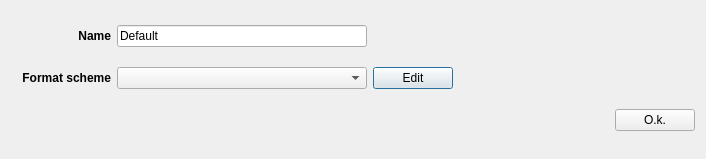
<?xml version="1.0" encoding="UTF-8"?>
<ui version="4.0">
 <class>PassProcessorDialog</class>
 <widget class="QDialog" name="PassProcessorDialog">
  <property name="geometry">
   <rect>
    <x>0</x>
    <y>0</y>
    <width>706</width>
    <height>159</height>
   </rect>
  </property>
  <property name="sizePolicy">
   <sizepolicy hsizetype="MinimumExpanding" vsizetype="MinimumExpanding">
    <horstretch>0</horstretch>
    <verstretch>0</verstretch>
   </sizepolicy>
  </property>
  <property name="windowTitle">
   <string>Antilog - Pass processor</string>
  </property>
  <property name="windowIcon">
   <iconset>
    <normaloff>:/artwork/artwork/icon.png</normaloff>:/artwork/artwork/icon.png</iconset>
  </property>
  <layout class="QVBoxLayout" name="verticalLayout">
   <item>
    <layout class="QHBoxLayout" name="iconLayout"/>
   </item>
   <item>
    <layout class="QHBoxLayout" name="horizontalLayout_2">
     <item>
      <widget class="QLabel" name="label_2">
       <property name="sizePolicy">
        <sizepolicy hsizetype="Fixed" vsizetype="Preferred">
         <horstretch>0</horstretch>
         <verstretch>0</verstretch>
        </sizepolicy>
       </property>
       <property name="minimumSize">
        <size>
         <width>100</width>
         <height>0</height>
        </size>
       </property>
       <property name="font">
        <font>
         <weight>75</weight>
         <bold>true</bold>
        </font>
       </property>
       <property name="text">
        <string>Name</string>
       </property>
       <property name="alignment">
        <set>Qt::AlignRight|Qt::AlignTrailing|Qt::AlignVCenter</set>
       </property>
      </widget>
     </item>
     <item>
      <widget class="QLineEdit" name="name">
       <property name="sizePolicy">
        <sizepolicy hsizetype="Fixed" vsizetype="Fixed">
         <horstretch>0</horstretch>
         <verstretch>0</verstretch>
        </sizepolicy>
       </property>
       <property name="minimumSize">
        <size>
         <width>250</width>
         <height>0</height>
        </size>
       </property>
       <property name="text">
        <string>Default</string>
       </property>
      </widget>
     </item>
     <item>
      <spacer name="horizontalSpacer_2">
       <property name="orientation">
        <enum>Qt::Horizontal</enum>
       </property>
       <property name="sizeHint" stdset="0">
        <size>
         <width>40</width>
         <height>20</height>
        </size>
       </property>
      </spacer>
     </item>
    </layout>
   </item>
   <item>
    <layout class="QHBoxLayout" name="horizontalLayout">
     <item>
      <widget class="QLabel" name="label">
       <property name="minimumSize">
        <size>
         <width>100</width>
         <height>0</height>
        </size>
       </property>
       <property name="font">
        <font>
         <weight>75</weight>
         <bold>true</bold>
        </font>
       </property>
       <property name="text">
        <string>Format scheme</string>
       </property>
       <property name="alignment">
        <set>Qt::AlignRight|Qt::AlignTrailing|Qt::AlignVCenter</set>
       </property>
      </widget>
     </item>
     <item>
      <widget class="QComboBox" name="comboBoxFormat">
       <property name="sizePolicy">
        <sizepolicy hsizetype="Fixed" vsizetype="Fixed">
         <horstretch>0</horstretch>
         <verstretch>0</verstretch>
        </sizepolicy>
       </property>
       <property name="minimumSize">
        <size>
         <width>250</width>
         <height>0</height>
        </size>
       </property>
      </widget>
     </item>
     <item>
      <widget class="QPushButton" name="pushButton">
       <property name="text">
        <string>Edit</string>
       </property>
      </widget>
     </item>
     <item>
      <spacer name="horizontalSpacer">
       <property name="orientation">
        <enum>Qt::Horizontal</enum>
       </property>
       <property name="sizeHint" stdset="0">
        <size>
         <width>40</width>
         <height>20</height>
        </size>
       </property>
      </spacer>
     </item>
    </layout>
   </item>
   <item>
    <layout class="QHBoxLayout" name="horizontalLayout_3">
     <item>
      <spacer name="horizontalSpacer_3">
       <property name="orientation">
        <enum>Qt::Horizontal</enum>
       </property>
       <property name="sizeHint" stdset="0">
        <size>
         <width>40</width>
         <height>20</height>
        </size>
       </property>
      </spacer>
     </item>
     <item>
      <widget class="QPushButton" name="pushButtonOk">
       <property name="text">
        <string>O.k.</string>
       </property>
       <property name="icon">
        <iconset resource="../resources.qrc">
         <normaloff>:/artwork/artwork/button_ok.svg</normaloff>:/artwork/artwork/button_ok.svg</iconset>
       </property>
      </widget>
     </item>
    </layout>
   </item>
  </layout>
 </widget>
 <resources>
  <include location="../resources.qrc"/>
 </resources>
 <connections/>
</ui>
